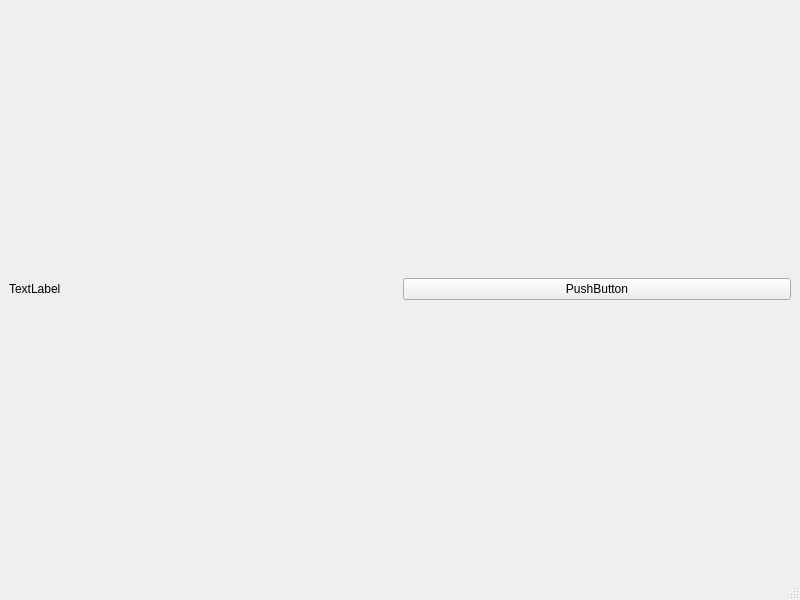
<?xml version="1.0" encoding="UTF-8"?>
<ui version="4.0">
 <class>MainWindow</class>
 <widget class="QMainWindow" name="MainWindow">
  <property name="geometry">
   <rect>
    <x>0</x>
    <y>0</y>
    <width>800</width>
    <height>600</height>
   </rect>
  </property>
  <property name="windowTitle">
   <string>MainWindow</string>
  </property>
  <widget class="QWidget" name="centralwidget">
   <layout class="QHBoxLayout" name="horizontalLayout">
    <item>
     <widget class="QLabel" name="label">
      <property name="text">
       <string>TextLabel</string>
      </property>
     </widget>
    </item>
    <item>
     <widget class="QPushButton" name="pushButton">
      <property name="text">
       <string>PushButton</string>
      </property>
      <property name="icon">
       <iconset resource="res.qrc">
        <normaloff>:/icons/icons/animal-penguin.png</normaloff>:/icons/icons/animal-penguin.png</iconset>
      </property>
     </widget>
    </item>
   </layout>
  </widget>
  <widget class="QMenuBar" name="menubar">
   <property name="geometry">
    <rect>
     <x>0</x>
     <y>0</y>
     <width>800</width>
     <height>22</height>
    </rect>
   </property>
  </widget>
  <widget class="QStatusBar" name="statusbar"/>
 </widget>
 <tabstops>
  <tabstop>pushButton</tabstop>
 </tabstops>
 <resources>
  <include location="res.qrc"/>
 </resources>
 <connections/>
</ui>
